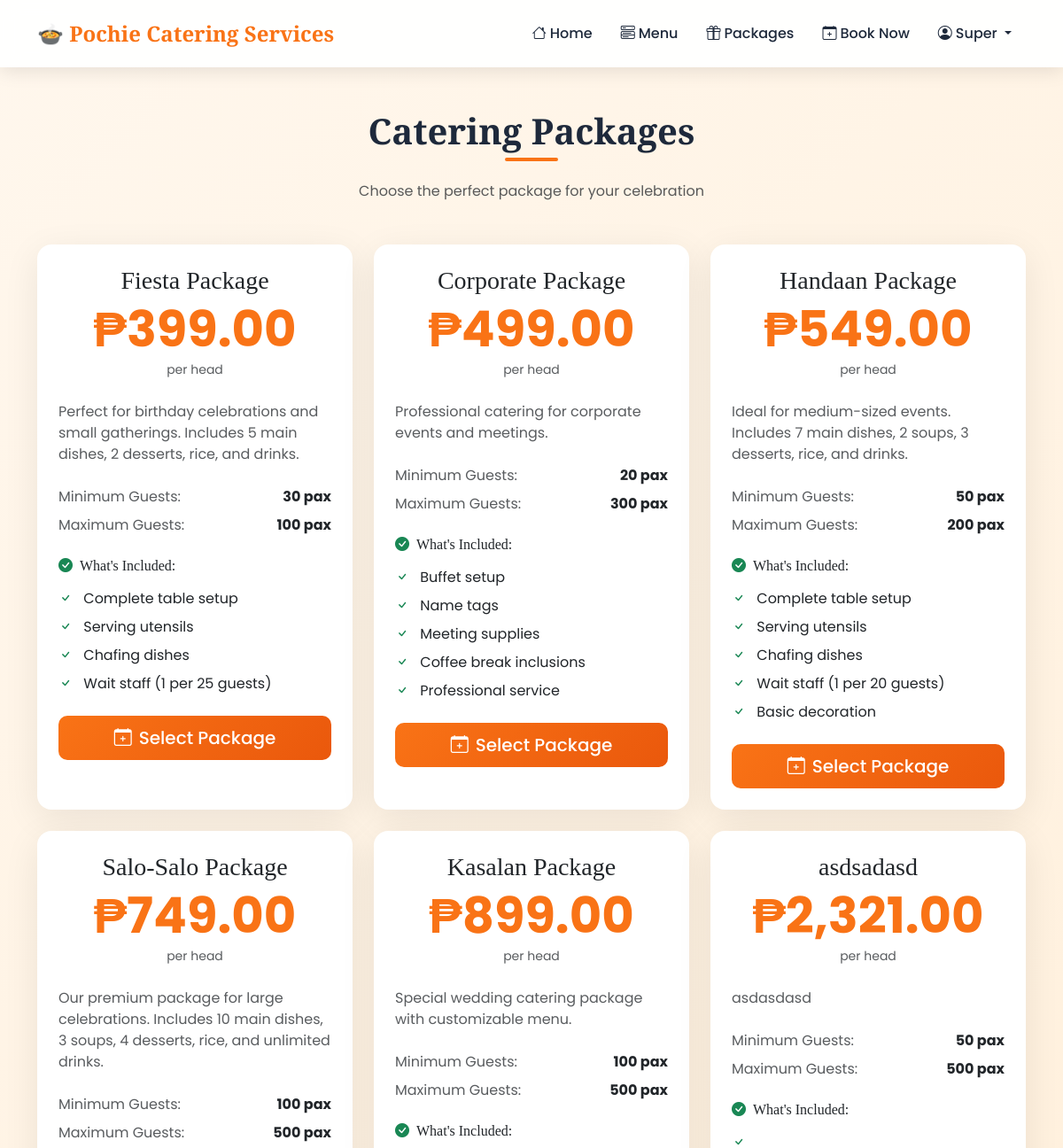
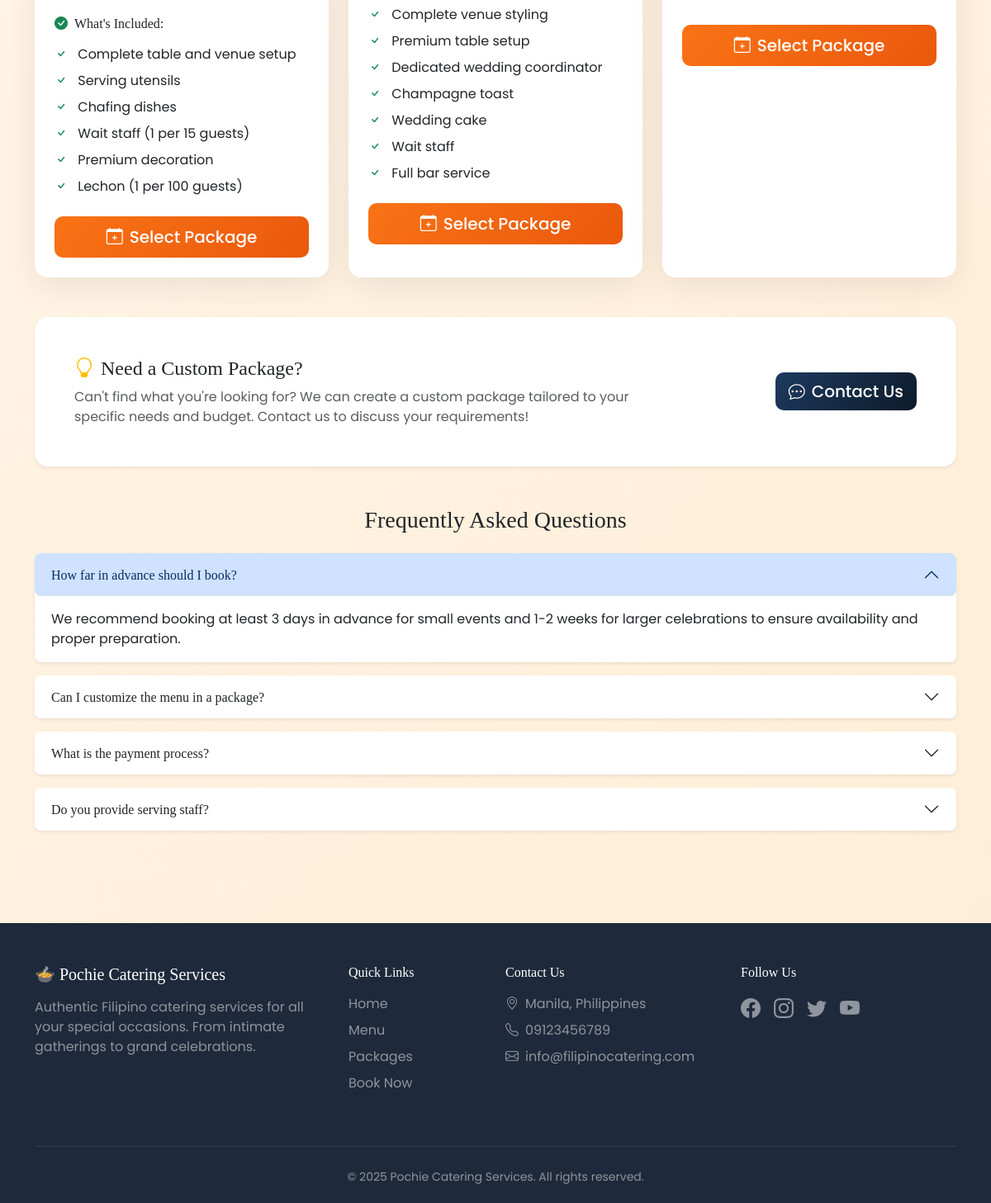
Screenshot of /packages.php (signed in) with the database file from the repository (2 pictures, top to bottom).
### tables this page shows
CREATE TABLE `users` (
  `id` int(11) NOT NULL,
  `email` varchar(100) NOT NULL,
  `password` varchar(255) NOT NULL,
  `first_name` varchar(50) NOT NULL,
  `last_name` varchar(50) NOT NULL,
  `phone` varchar(20) DEFAULT NULL,
  `address` text DEFAULT NULL,
  `role` enum('customer','staff','admin','super_admin') DEFAULT 'customer',
  `profile_image` varchar(255) DEFAULT NULL,
  `is_active` tinyint(1) DEFAULT 1,
  `created_at` timestamp NOT NULL DEFAULT current_timestamp(),
  `updated_at` timestamp NOT NULL DEFAULT current_timestamp() ON UPDATE current_timestamp(),
  `email_verified` tinyint(1) DEFAULT 0
);

CREATE TABLE `packages` (
  `id` int(11) NOT NULL,
  `name` varchar(100) NOT NULL,
  `description` text DEFAULT NULL,
  `base_price` decimal(10,2) NOT NULL,
  `min_pax` int(11) DEFAULT 50,
  `max_pax` int(11) DEFAULT 500,
  `image` varchar(255) DEFAULT NULL,
  `inclusions` text DEFAULT NULL,
  `is_active` tinyint(1) DEFAULT 1,
  `created_at` timestamp NOT NULL DEFAULT current_timestamp()
);

### config/functions.php (called while the page is built, shortened)
<?php
function url($path) {
    return BASE_URL . '/' . ltrim($path, '/');
}
function isLoggedIn() {
    return isset($_SESSION['user_id']);
}
function getCurrentUser($conn) {
    $id = $_SESSION['user_id'];
    $result = $conn->query("SELECT * FROM users WHERE id = $id");
    return $result->fetch_assoc();
}
function getSettings($conn) {
    $settings = [];
    $result = $conn->query("SELECT setting_key, setting_value FROM settings");
    if ($result) {
        while ($row = $result->fetch_assoc()) {
            $settings[$row['setting_key']] = $row['setting_value'];
        }
    }
    return $settings;
}
function formatPrice($price) {
    return '₱' . number_format($price, 2);
}
?>

### packages.php (the view, shortened to what this page needs)
<?php
require_once 'includes/header.php';
$packages = $conn->query("SELECT * FROM packages WHERE is_active = 1 ORDER BY base_price");
?>
<div class="container py-5">
    <div class="text-center mb-5">
        <h1 class="section-title">Catering Packages</h1>
        <p class="text-muted mt-4">Choose the perfect package for your celebration</p>
    </div>
    <div class="row g-4">
        <?php while($pkg = $packages->fetch_assoc()): ?>
        <div class="col-md-6 col-lg-4">
            <div class="card h-100 position-relative overflow-hidden">
                <div class="card-body p-4">
                    <div class="text-center mb-4">
                        <h3 class="mb-1"><?= htmlspecialchars($pkg['name']) ?></h3>
                        <p class="display-4 fw-bold mb-0" style="color: var(--primary);">
                            <?= formatPrice($pkg['base_price']) ?>
                        </p>
                        <small class="text-muted">per head</small>
                    </div>
                    <p class="text-muted mb-4"><?= htmlspecialchars($pkg['description']) ?></p>
                    <div class="mb-4">
                        <div class="d-flex justify-content-between mb-2">
                            <span class="text-muted">Minimum Guests:</span>
                            <strong><?= $pkg['min_pax'] ?> pax</strong>
                        </div>
                        <div class="d-flex justify-content-between mb-2">
                            <span class="text-muted">Maximum Guests:</span>
                            <strong><?= $pkg['max_pax'] ?> pax</strong>
                        </div>
                    </div>
                    <h6 class="mb-3"><i class="bi bi-check-circle-fill text-success me-2"></i>What's Included:</h6>
                    <ul class="list-unstyled mb-4">
                        <?php
                        $inclusions = explode(',', $pkg['inclusions']);
                        foreach($inclusions as $inc):
                        ?>
                        <li class="mb-2">
                            <i class="bi bi-check text-success me-2"></i>
                            <?= htmlspecialchars(trim($inc)) ?>
                        </li>
                        <?php endforeach; ?>
                    </ul>
                    <div class="d-grid gap-2">
                        <a href="<?= url('book.php?package=' . $pkg['id']) ?>" class="btn btn-primary btn-lg">
                            <i class="bi bi-calendar-plus me-2"></i>Select Package
                        </a>
                    </div>
                </div>
            </div>
        </div>
        <?php endwhile; ?>
    </div>
    <div class="mt-5 p-5 bg-white rounded-4 shadow-sm">
        <div class="row align-items-center">
            <div class="col-md-8">
                <h4><i class="bi bi-lightbulb text-warning me-2"></i>Need a Custom Package?</h4>
                <p class="text-muted mb-0">Can't find what you're looking for? We can create a custom package tailored to your specific needs and budget. Contact us to discuss your requirements!</p>
            </div>
            <div class="col-md-4 text-md-end mt-3 mt-md-0">
                <a href="<?= url('book.php') ?>" class="btn btn-secondary btn-lg">
                    <i class="bi bi-chat-dots me-2"></i>Contact Us
                </a>
            </div>
        </div>
    </div>
    <div class="mt-5">
        <h3 class="text-center mb-4">Frequently Asked Questions</h3>
        <div class="accordion" id="faqAccordion">
            <div class="accordion-item border-0 mb-3 rounded-3 shadow-sm">
                <h2 class="accordion-header">
                    <button class="accordion-button rounded-3" type="button" data-bs-toggle="collapse" data-bs-target="#faq1">
                        How far in advance should I book?
                    </button>
                </h2>
                <div id="faq1" class="accordion-collapse collapse show" data-bs-parent="#faqAccordion">
                    <div class="accordion-body">
                        We recommend booking at least 3 days in advance for small events and 1-2 weeks for larger celebrations to ensure availability and proper preparation.
                    </div>
                </div>
            </div>
            <div class="accordion-item border-0 mb-3 rounded-3 shadow-sm">
                <h2 class="accordion-header">
                    <button class="accordion-button collapsed rounded-3" type="button" data-bs-toggle="collapse" data-bs-target="#faq2">
                        Can I customize the menu in a package?
                    </button>
                </h2>
            </div>
            <div class="accordion-item border-0 mb-3 rounded-3 shadow-sm">
                <h2 class="accordion-header">
                    <button class="accordion-button collapsed rounded-3" type="button" data-bs-toggle="collapse" data-bs-target="#faq3">
                        What is the payment process?
                    </button>
                </h2>
            </div>
            <div class="accordion-item border-0 mb-3 rounded-3 shadow-sm">
                <h2 class="accordion-header">
                    <button class="accordion-button collapsed rounded-3" type="button" data-bs-toggle="collapse" data-bs-target="#faq4">
                        Do you provide serving staff?
                    </button>
                </h2>
            </div>
        </div>
    </div>
</div>
<?php require_once 'includes/footer.php'; ?>

### includes/header.php (shortened to what this page needs)
<?php
require_once __DIR__ . '/../config/functions.php';
$settings = getSettings($conn);
$currentUser = getCurrentUser($conn);
?>
<!DOCTYPE html>
<html lang="en">
<head>
    <link href="https://cdn.jsdelivr.net/npm/bootstrap@5.3.2/dist/css/bootstrap.min.css" rel="stylesheet">
    <link href="https://cdn.jsdelivr.net/npm/bootstrap-icons@1.11.1/font/bootstrap-icons.css" rel="stylesheet">
</head>
<body>
    <nav class="navbar navbar-expand-lg sticky-top">
        <div class="container">
            <a class="navbar-brand" href="<?= url('index.php') ?>">
                🍲 <?= $settings['site_name'] ?? 'Filipino Catering' ?>
            </a>
            <div class="collapse navbar-collapse" id="navbarNav">
                <ul class="navbar-nav ms-auto align-items-center">
                    <li class="nav-item">
                        <a class="nav-link" href="<?= url('index.php') ?>"><i class="bi bi-house me-1"></i>Home</a>
                    </li>
                    <li class="nav-item">
                        <a class="nav-link" href="<?= url('menu.php') ?>"><i class="bi bi-menu-button-wide me-1"></i>Menu</a>
                    </li>
                    <li class="nav-item">
                        <a class="nav-link" href="<?= url('packages.php') ?>"><i class="bi bi-gift me-1"></i>Packages</a>
                    </li>
                    <?php if (isLoggedIn()): ?>
                        <li class="nav-item">
                            <a class="nav-link" href="<?= url('book.php') ?>"><i class="bi bi-calendar-plus me-1"></i>Book Now</a>
                        </li>
                        <li class="nav-item dropdown">
                            <a class="nav-link dropdown-toggle" href="#" data-bs-toggle="dropdown">
                                <i class="bi bi-person-circle me-1"></i><?= htmlspecialchars($currentUser['first_name'] ?? 'User') ?>
                            </a>
                        </li>
                    <?php endif; ?>
                </ul>
            </div>
        </div>
    </nav>

### includes/header.php (style rules this page uses)
:root { --primary: #f97316; --primary-dark: #ea580c; --secondary: #1e3a5f; --accent: #22c55e; --cream: #fffbeb; --dark: #1e293b; }
body { font-family: 'Poppins', sans-serif; background: linear-gradient(135deg, #fff7ed 0%, #ffedd5 100%); min-height: 100vh; }
h1, h2, h3, h4, h5, h6 { font-family: 'Playfair Display', serif; }
.navbar { background: rgba(255, 255, 255, 0.95); backdrop-filter: blur(10px); box-shadow: 0 4px 20px rgba(0,0,0,0.1); padding: 15px 0; }
.navbar-brand { font-family: 'Playfair Display', serif; font-size: 1.5rem; font-weight: 700; color: var(--primary) !important; }
.nav-link { color: var(--dark) !important; font-weight: 500; margin: 0 8px; transition: all 0.3s; }
.btn-primary { background: linear-gradient(135deg, var(--primary) 0%, var(--primary-dark) 100%); border: none; font-weight: 500; border-radius: 10px; padding: 10px 25px; }
.btn-secondary { background: linear-gradient(135deg, var(--secondary) 0%, #0d1b2a 100%); border: none; color: white; font-weight: 500; border-radius: 10px; }
.card { border: none; border-radius: 16px; box-shadow: 0 10px 40px rgba(0,0,0,0.08); transition: transform 0.3s, box-shadow 0.3s; }
.section-title { position: relative; display: inline-block; color: var(--dark); font-weight: 700; }
.section-title::after { content: ''; position: absolute; bottom: -10px; left: 50%; transform: translateX(-50%); width: 60px; height: 4px; background: var(--primary); border-radius: 2px; }

### rows the page displays
users: first_name "Super"
packages: name "Fiesta Package", base_price "₱399.00", description "Perfect for birthday celebrations and small gatherings. Includes 5 main dishes, 2 desserts, rice, and drinks.", min_pax "30", max_pax "100", inclusions "Complete table setup", inclusions "Serving utensils", inclusions "Chafing dishes", inclusions "Wait staff (1 per 25 guests)"
packages: name "Corporate Package", base_price "₱499.00", description "Professional catering for corporate events and meetings.", min_pax "20", max_pax "300", inclusions "Buffet setup", inclusions "Name tags", inclusions "Meeting supplies", inclusions "Coffee break inclusions", inclusions "Professional service"
packages: name "Handaan Package", base_price "₱549.00", description "Ideal for medium-sized events. Includes 7 main dishes, 2 soups, 3 desserts, rice, and drinks.", min_pax "50", max_pax "200", inclusions "Complete table setup", inclusions "Serving utensils", inclusions "Chafing dishes", inclusions "Wait staff (1 per 20 guests)", inclusions "Basic decoration"
packages: name "Salo-Salo Package", base_price "₱749.00", description "Our premium package for large celebrations. Includes 10 main dishes, 3 soups, 4 desserts, rice, and unlimited drinks.", min_pax "100", max_pax "500", inclusions "Complete table and venue setup", inclusions "Serving utensils", inclusions "Chafing dishes", inclusions "Wait staff (1 per 15 guests)", inclusions "Premium decoration", inclusions "Lechon (1 per 100 guests)"
packages: name "Kasalan Package", base_price "₱899.00", description "Special wedding catering package with customizable menu.", min_pax "100", max_pax "500", inclusions "Complete venue styling", inclusions "Premium table setup", inclusions "Dedicated wedding coordinator", inclusions "Champagne toast", inclusions "Wedding cake", inclusions "Wait staff", inclusions "Full bar service"
packages: name "asdsadasd", base_price "₱2,321.00", description "asdasdasd", min_pax "50", max_pax "500"

### other values shown
$settings['site_name'] "Pochie Catering Services"
$settings['site_address'] "Manila, Philippines"
$settings['site_phone'] "09123456789"
$settings['site_email'] "info@filipinocatering.com"
